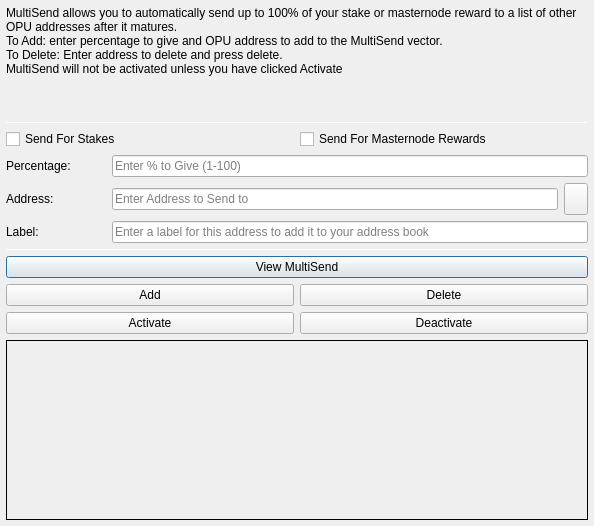
<?xml version="1.0" encoding="UTF-8"?>
<ui version="4.0">
 <class>MultiSendDialog</class>
 <widget class="QDialog" name="MultiSendDialog">
  <property name="windowModality">
   <enum>Qt::NonModal</enum>
  </property>
  <property name="geometry">
   <rect>
    <x>0</x>
    <y>0</y>
    <width>594</width>
    <height>526</height>
   </rect>
  </property>
  <property name="windowTitle">
   <string>MultiSend</string>
  </property>
  <layout class="QVBoxLayout" name="verticalLayout" stretch="0">
   <property name="leftMargin">
    <number>6</number>
   </property>
   <property name="topMargin">
    <number>6</number>
   </property>
   <property name="rightMargin">
    <number>6</number>
   </property>
   <property name="bottomMargin">
    <number>6</number>
   </property>
   <item>
    <layout class="QVBoxLayout" name="verticalLayout_Main" stretch="1,1,1,0,1,1,1">
     <item>
      <widget class="QLabel" name="label_2">
       <property name="lineWidth">
        <number>1</number>
       </property>
       <property name="text">
        <string>MultiSend allows you to automatically send up to 100% of your stake or masternode reward to a list of other OPU addresses after it matures.
To Add: enter percentage to give and OPU address to add to the MultiSend vector.
To Delete: Enter address to delete and press delete.
MultiSend will not be activated unless you have clicked Activate</string>
       </property>
       <property name="alignment">
        <set>Qt::AlignLeading|Qt::AlignLeft|Qt::AlignTop</set>
       </property>
       <property name="wordWrap">
        <bool>true</bool>
       </property>
      </widget>
     </item>
     <item>
      <widget class="Line" name="line">
       <property name="minimumSize">
        <size>
         <width>0</width>
         <height>1</height>
        </size>
       </property>
       <property name="maximumSize">
        <size>
         <width>16777215</width>
         <height>1</height>
        </size>
       </property>
       <property name="orientation">
        <enum>Qt::Horizontal</enum>
       </property>
      </widget>
     </item>
     <item>
      <layout class="QVBoxLayout" name="verticalLayout_Settings">
       <item>
        <layout class="QHBoxLayout" name="horizontalLayout">
         <item>
          <widget class="QCheckBox" name="multiSendStakeCheckBox">
           <property name="text">
            <string>Send For Stakes</string>
           </property>
          </widget>
         </item>
         <item>
          <widget class="QCheckBox" name="multiSendMasternodeCheckBox">
           <property name="text">
            <string>Send For Masternode Rewards</string>
           </property>
          </widget>
         </item>
        </layout>
       </item>
       <item>
        <layout class="QHBoxLayout" name="horizontalLayout_6">
         <item>
          <widget class="QLabel" name="label">
           <property name="minimumSize">
            <size>
             <width>100</width>
             <height>0</height>
            </size>
           </property>
           <property name="toolTip">
            <string>Percentage of stake to send</string>
           </property>
           <property name="text">
            <string>Percentage:</string>
           </property>
          </widget>
         </item>
         <item>
          <widget class="QLineEdit" name="multiSendPercentEdit">
           <property name="toolTip">
            <string>Enter whole numbers 1 - 100</string>
           </property>
           <property name="placeholderText">
            <string>Enter % to Give (1-100)</string>
           </property>
          </widget>
         </item>
        </layout>
       </item>
       <item>
        <layout class="QHBoxLayout" name="horizontalLayout_7">
         <item>
          <widget class="QLabel" name="label_5">
           <property name="minimumSize">
            <size>
             <width>100</width>
             <height>0</height>
            </size>
           </property>
           <property name="toolTip">
            <string>Address to send portion of stake to</string>
           </property>
           <property name="text">
            <string>Address:</string>
           </property>
          </widget>
         </item>
         <item>
          <widget class="QLineEdit" name="multiSendAddressEdit">
           <property name="toolTip">
            <string/>
           </property>
           <property name="placeholderText">
            <string>Enter Address to Send to</string>
           </property>
          </widget>
         </item>
         <item>
          <widget class="QToolButton" name="addressBookButton">
           <property name="maximumSize">
            <size>
             <width>16777215</width>
             <height>32</height>
            </size>
           </property>
           <property name="toolTip">
            <string>Choose an address from the address book</string>
           </property>
           <property name="text">
            <string/>
           </property>
           <property name="icon">
            <iconset resource="../opulencecoin.qrc">
             <normaloff>:/icons/address-book</normaloff>:/icons/address-book</iconset>
           </property>
           <property name="shortcut">
            <string>Alt+A</string>
           </property>
          </widget>
         </item>
        </layout>
       </item>
      </layout>
     </item>
     <item>
      <layout class="QHBoxLayout" name="horizontalLayout_3">
       <item>
        <widget class="QLabel" name="label_3">
         <property name="minimumSize">
          <size>
           <width>100</width>
           <height>0</height>
          </size>
         </property>
         <property name="text">
          <string>Label:</string>
         </property>
        </widget>
       </item>
       <item>
        <widget class="QLineEdit" name="labelAddressLabelEdit">
         <property name="placeholderText">
          <string>Enter a label for this address to add it to your address book</string>
         </property>
        </widget>
       </item>
      </layout>
     </item>
     <item>
      <widget class="Line" name="line_2">
       <property name="minimumSize">
        <size>
         <width>0</width>
         <height>1</height>
        </size>
       </property>
       <property name="maximumSize">
        <size>
         <width>16777215</width>
         <height>1</height>
        </size>
       </property>
       <property name="orientation">
        <enum>Qt::Horizontal</enum>
       </property>
      </widget>
     </item>
     <item>
      <layout class="QVBoxLayout" name="verticalLayout_Buttons">
       <item>
        <layout class="QHBoxLayout" name="horizontalLayout_4">
         <item>
          <widget class="QPushButton" name="viewButton">
           <property name="toolTip">
            <string/>
           </property>
           <property name="statusTip">
            <string>View MultiSend Vector</string>
           </property>
           <property name="text">
            <string>View MultiSend</string>
           </property>
          </widget>
         </item>
        </layout>
       </item>
       <item>
        <layout class="QHBoxLayout" name="horizontalLayout_2">
         <item>
          <widget class="QPushButton" name="addButton">
           <property name="toolTip">
            <string/>
           </property>
           <property name="statusTip">
            <string>Add to MultiSend Vector</string>
           </property>
           <property name="text">
            <string>Add</string>
           </property>
          </widget>
         </item>
         <item>
          <widget class="QPushButton" name="deleteButton">
           <property name="toolTip">
            <string/>
           </property>
           <property name="statusTip">
            <string>Delete Address From MultiSend Vector</string>
           </property>
           <property name="text">
            <string>Delete</string>
           </property>
          </widget>
         </item>
        </layout>
       </item>
       <item>
        <layout class="QHBoxLayout" name="horizontalLayout_5">
         <item>
          <widget class="QPushButton" name="activateButton">
           <property name="statusTip">
            <string>Activate MultiSend</string>
           </property>
           <property name="text">
            <string>Activate</string>
           </property>
          </widget>
         </item>
         <item>
          <widget class="QPushButton" name="disableButton">
           <property name="statusTip">
            <string>Deactivate MultiSend</string>
           </property>
           <property name="text">
            <string>Deactivate</string>
           </property>
          </widget>
         </item>
        </layout>
       </item>
      </layout>
     </item>
     <item>
      <widget class="QLabel" name="message">
       <property name="minimumSize">
        <size>
         <width>0</width>
         <height>180</height>
        </size>
       </property>
       <property name="frameShape">
        <enum>QFrame::Panel</enum>
       </property>
       <property name="frameShadow">
        <enum>QFrame::Plain</enum>
       </property>
       <property name="lineWidth">
        <number>1</number>
       </property>
       <property name="midLineWidth">
        <number>1</number>
       </property>
       <property name="text">
        <string/>
       </property>
       <property name="alignment">
        <set>Qt::AlignLeading|Qt::AlignLeft|Qt::AlignTop</set>
       </property>
       <property name="wordWrap">
        <bool>true</bool>
       </property>
      </widget>
     </item>
    </layout>
   </item>
  </layout>
 </widget>
 <resources>
  <include location="../opulencecoin.qrc"/>
 </resources>
 <connections/>
</ui>
